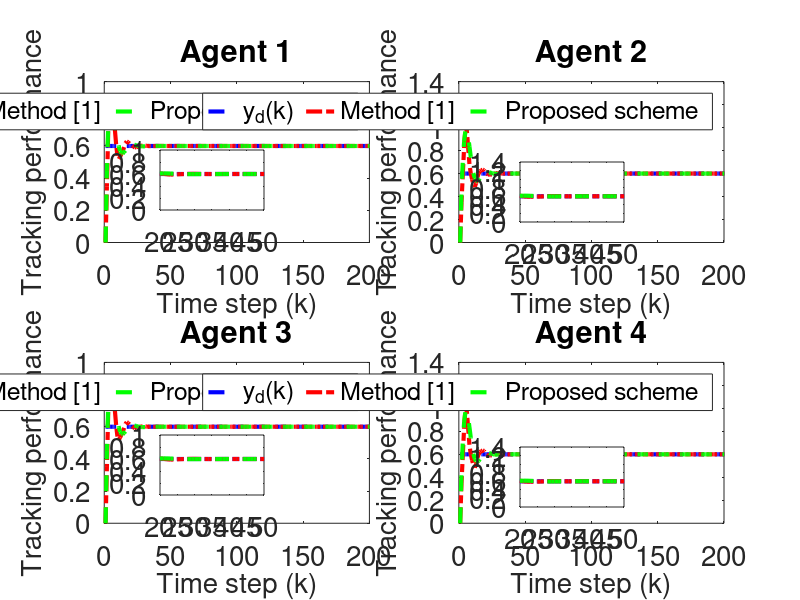

Write MATLAB code to recreate this figure.
clc; clear;

% Common Parameters
rho = 7.5;            % Gain for control response
eta = 1;              % Adaptive update speed
lamda = 350;          % Model-free parameter
mu = 0.005;           % Adaptive parameter
epsilon = 1e-5;       % Stability threshold
alpha = 15;           % Smoothing factor for error dynamics
T = 0.1;              % Sampling time
m = 200;              % Time steps
rT = 1024;            % Sample rate
font_size = 20;

% Method 1 (MFAC + SMC) Parameters
gamma1_m1 = 0.45;     % Control gains
gamma2_m1 = 0.25;
gamma3_m1 = 0.45;
gamma4_m1 = 0.25;
beta_m1 = 10;         % Sliding mode coefficient
sigma_m1 = 95;        % Sliding mode parameter
tau_m1 = 1e-5;        % Damping term
n_m1 = 600;           % Data size for Method 1
a_m1 = 0.5;           % Plant parameter
ff_gain_m1 = 0.45;    % Feedforward gain

% Method 2 (MFAC only) Parameters
gamma1_m2 = 0;        % Disable SMC
gamma2_m2 = 0;
gamma3_m2 = 0;
gamma4_m2 = 0;
n_m2 = 1024;          % Data size for Method 2
a_m2 = 0.71;           % Plant parameter
ff_gain_m2 = 0.35;     % Feedforward gain

% Nonlinearity coefficients (same for both methods)
nonlinearity1 = 0.02;
nonlinearity2 = 0.02;
nonlinearity3 = 0.02;
nonlinearity4 = 0.02;

% Initialization for both methods
phi1_m1 = zeros(m+1,1); phi2_m1 = zeros(m+1,1); phi3_m1 = zeros(m+1,1); phi4_m1 = zeros(m+1,1);
mfa1_m1 = zeros(m+1,1); mfa2_m1 = zeros(m+1,1); mfa3_m1 = zeros(m+1,1); mfa4_m1 = zeros(m+1,1);
sm1_m1 = zeros(m,1); sm2_m1 = zeros(m,1); sm3_m1 = zeros(m,1); sm4_m1 = zeros(m,1);
y1_m1 = zeros(m+1,1); y2_m1 = zeros(m+1,1); y3_m1 = zeros(m+1,1); y4_m1 = zeros(m+1,1);
u1_m1 = zeros(m,1); u2_m1 = zeros(m,1); u3_m1 = zeros(m,1); u4_m1 = zeros(m,1);
xi1_m1 = zeros(m,1); xi2_m1 = zeros(m,1); xi3_m1 = zeros(m,1); xi4_m1 = zeros(m,1);
s1_m1 = zeros(m,1); s2_m1 = zeros(m,1); s3_m1 = zeros(m,1); s4_m1 = zeros(m,1);

phi1_m2 = zeros(m+1,1); phi2_m2 = zeros(m+1,1); phi3_m2 = zeros(m+1,1); phi4_m2 = zeros(m+1,1);
mfa1_m2 = zeros(m+1,1); mfa2_m2 = zeros(m+1,1); mfa3_m2 = zeros(m+1,1); mfa4_m2 = zeros(m+1,1);
y1_m2 = zeros(m+1,1); y2_m2 = zeros(m+1,1); y3_m2 = zeros(m+1,1); y4_m2 = zeros(m+1,1);
u1_m2 = zeros(m,1); u2_m2 = zeros(m,1); u3_m2 = zeros(m,1); u4_m2 = zeros(m,1);
xi1_m2 = zeros(m,1); xi2_m2 = zeros(m,1); xi3_m2 = zeros(m,1); xi4_m2 = zeros(m,1);

yd = zeros(m+1,1);

% Desired signal (Reference trajectory)
for k = 1:m+1
    % yd(k) = 0.6 * sin(0.05 * pi * k) + 0.6 * cos(0.03 * pi * k);
    yd(k) = 0.6; % Time-invariant constant reference signalx
end

% Method 1 (MFAC + SMC) Simulation
for k = 1:m
    % Adaptive Gain update
    if k == 1
        phi1_m1(k) = 1; phi2_m1(k) = 1; phi3_m1(k) = 1; phi4_m1(k) = 1;
    elseif k == 2
        phi1_m1(k) = phi1_m1(k-1) + (eta * u1_m1(k-1) / (mu + u1_m1(k-1)^2)) * (y1_m1(k) - phi1_m1(k-1)*u1_m1(k-1));
        phi2_m1(k) = phi2_m1(k-1) + (eta * u2_m1(k-1) / (mu + u2_m1(k-1)^2)) * (y2_m1(k) - phi2_m1(k-1)*u2_m1(k-1));
        phi3_m1(k) = phi3_m1(k-1) + (eta * u3_m1(k-1) / (mu + u3_m1(k-1)^2)) * (y3_m1(k) - phi3_m1(k-1)*u3_m1(k-1));
        phi4_m1(k) = phi4_m1(k-1) + (eta * u4_m1(k-1) / (mu + u4_m1(k-1)^2)) * (y4_m1(k) - phi4_m1(k-1)*u4_m1(k-1));
    else
        phi1_m1(k) = phi1_m1(k-1) + (eta * (u1_m1(k-1) - u1_m1(k-2)) / (mu + (u1_m1(k-1) - u1_m1(k-2))^2)) * (y1_m1(k) - y1_m1(k-1) - phi1_m1(k-1) * (u1_m1(k-1) - u1_m1(k-2)));
        phi2_m1(k) = phi2_m1(k-1) + (eta * (u2_m1(k-1) - u2_m1(k-2)) / (mu + (u2_m1(k-1) - u2_m1(k-2))^2)) * (y2_m1(k) - y2_m1(k-1) - phi2_m1(k-1) * (u2_m1(k-1) - u2_m1(k-2)));
        phi3_m1(k) = phi3_m1(k-1) + (eta * (u3_m1(k-1) - u3_m1(k-2)) / (mu + (u3_m1(k-1) - u3_m1(k-2))^2)) * (y3_m1(k) - y3_m1(k-1) - phi3_m1(k-1) * (u3_m1(k-1) - u3_m1(k-2)));
        phi4_m1(k) = phi4_m1(k-1) + (eta * (u4_m1(k-1) - u4_m1(k-2)) / (mu + (u4_m1(k-1) - u4_m1(k-2))^2)) * (y4_m1(k) - y4_m1(k-1) - phi4_m1(k-1) * (u4_m1(k-1) - u4_m1(k-2)));
    end

    % Stability protection
    if k > 2 && (abs(phi1_m1(k)) <= epsilon || abs(u1_m1(k-1) - u1_m1(k-2)) <= epsilon || sign(phi1_m1(k)) ~= sign(phi1_m1(1)))
        phi1_m1(k) = phi1_m1(1);
    end
    if k > 2 && (abs(phi2_m1(k)) <= epsilon || abs(u2_m1(k-1) - u2_m1(k-2)) <= epsilon || sign(phi2_m1(k)) ~= sign(phi2_m1(1)))
        phi2_m1(k) = phi2_m1(1);
    end
    if k > 2 && (abs(phi3_m1(k)) <= epsilon || abs(u3_m1(k-1) - u3_m1(k-2)) <= epsilon || sign(phi3_m1(k)) ~= sign(phi3_m1(1)))
        phi3_m1(k) = phi3_m1(1);
    end
    if k > 2 && (abs(phi4_m1(k)) <= epsilon || abs(u4_m1(k-1) - u4_m1(k-2)) <= epsilon || sign(phi4_m1(k)) ~= sign(phi4_m1(1)))
        phi4_m1(k) = phi4_m1(1);
    end

    % Error dynamics
    xi1_m1(k) = yd(k) - 2*y1_m1(k) + y4_m1(k);
    xi2_m1(k) = y1_m1(k) - 2*y2_m1(k) + y3_m1(k);
    xi3_m1(k) = y2_m1(k) + yd(k) - 2*y3_m1(k);
    xi4_m1(k) = y1_m1(k) + y3_m1(k) - 2*y4_m1(k);

    % Sliding surfaces
    if k == 1
        s1_m1(k) = 0; s2_m1(k) = 0; s3_m1(k) = 0; s4_m1(k) = 0;
    else
        s1_m1(k) = alpha * xi1_m1(k) - xi1_m1(k-1);
        s2_m1(k) = alpha * xi2_m1(k) - xi2_m1(k-1);
        s3_m1(k) = alpha * xi3_m1(k) - xi3_m1(k-1);
        s4_m1(k) = alpha * xi4_m1(k) - xi4_m1(k-1);
    end

    % MFAC updates
    if k == 1
        mfa1_m1(k) = 0; mfa2_m1(k) = 0; mfa3_m1(k) = 0; mfa4_m1(k) = 0;
    else
        mfa1_m1(k) = mfa1_m1(k-1) + (rho * phi1_m1(k)) / (lamda + abs(phi1_m1(k)^2)) * xi1_m1(k);
        mfa2_m1(k) = mfa2_m1(k-1) + (rho * phi2_m1(k)) / (lamda + abs(phi2_m1(k)^2)) * xi2_m1(k);
        mfa3_m1(k) = mfa3_m1(k-1) + (rho * phi3_m1(k)) / (lamda + abs(phi3_m1(k)^2)) * xi3_m1(k);
        mfa4_m1(k) = mfa4_m1(k-1) + (rho * phi4_m1(k)) / (lamda + abs(phi4_m1(k)^2)) * xi4_m1(k);
    end

    % SMC updates
    if k == 1
        sm1_m1(k) = 0; sm2_m1(k) = 0; sm3_m1(k) = 0; sm4_m1(k) = 0;
    else
        sm1_m1(k) = sm1_m1(k-1) + (beta_m1 * phi1_m1(k)) / (sigma_m1 + (phi1_m1(k))^2) * ...
            ( (xi1_m1(k) + (y4_m1(k) - y4_m1(k-1)) + (yd(k+1) - yd(k))) / (1 + 1) ...
            - (xi1_m1(k)) / (alpha * 2) + tau_m1 * sign(s1_m1(k)) );
        sm2_m1(k) = sm2_m1(k-1) + (beta_m1 * phi2_m1(k)) / (sigma_m1 + (phi2_m1(k))^2) * ...
            ( (xi2_m1(k) + (y1_m1(k) - y1_m1(k-1)) + (y3_m1(k) - y3_m1(k-1))) / (1 + 1) ...
            - (xi2_m1(k)) / (alpha * 2) + tau_m1 * sign(s2_m1(k)) );
        sm3_m1(k) = sm3_m1(k-1) + (beta_m1 * phi3_m1(k)) / (sigma_m1 + (phi3_m1(k))^2) * ...
            ( (xi3_m1(k) + (y2_m1(k) - y2_m1(k-1)) + (yd(k+1) - yd(k))) / (1 + 1) ...
            - (xi3_m1(k)) / (alpha * 2) + tau_m1 * sign(s3_m1(k)) );
        sm4_m1(k) = sm4_m1(k-1) + (beta_m1 * phi4_m1(k)) / (sigma_m1 + (phi4_m1(k))^2) * ...
            ( (xi4_m1(k) + (y1_m1(k) - y1_m1(k-1)) + (y3_m1(k) - y3_m1(k-1))) / (1 + 1) ...
            - (xi4_m1(k)) / (alpha * 2) + tau_m1 * sign(s4_m1(k)) );
    end

    % Control signal
    if k == 1
        u1_m1(k) = 0; u2_m1(k) = 0; u3_m1(k) = 0; u4_m1(k) = 0;
    else
        u1_m1(k) = mfa1_m1(k) + gamma1_m1 * sm1_m1(k);
        u2_m1(k) = mfa2_m1(k) + gamma2_m1 * sm2_m1(k);
        u3_m1(k) = mfa3_m1(k) + gamma3_m1 * sm3_m1(k);
        u4_m1(k) = mfa4_m1(k) + gamma4_m1 * sm4_m1(k);
    end
    if k == 1
        y1_m1(k) = 0; y2_m1(k) = 0; y3_m1(k) = 0; y4_m1(k) = 0;
    end

    % Plant model update
    b1_m1 = 1.2 * n_m1 / (rT * 0.2);
    b2_m1 = 1.15 * n_m1 / (rT * 0.2);
    b3_m1 = 1.2 * n_m1 / (rT * 0.2);
    b4_m1 = 1.15 * n_m1 / (rT * 0.2);
    y1_m1(k+1) = a_m1 * y1_m1(k) + b1_m1 * u1_m1(k) - nonlinearity1 * y1_m1(k)^3 + ff_gain_m1;
    y2_m1(k+1) = a_m1 * y2_m1(k) + b2_m1 * u2_m1(k) - nonlinearity2 * y2_m1(k)^2 + ff_gain_m1;
    y3_m1(k+1) = a_m1 * y3_m1(k) + b3_m1 * u3_m1(k) - nonlinearity3 * y3_m1(k)^3 + ff_gain_m1;
    y4_m1(k+1) = a_m1 * y4_m1(k) + b4_m1 * u4_m1(k) - nonlinearity4 * y4_m1(k)^2 + ff_gain_m1;
end

% Method 2 (MFAC only) Simulation
for k = 1:m
    % Adaptive Gain update
    if k == 1
        phi1_m2(k) = 3.0; phi2_m2(k) = 3.0; phi3_m2(k) = 3.0; phi4_m2(k) = 3.0;
    elseif k == 2
        phi1_m2(k) = phi1_m2(k-1) + (eta * u1_m2(k-1) / (mu + u1_m2(k-1)^2)) * (y1_m2(k) - phi1_m2(k-1)*u1_m2(k-1));
        phi2_m2(k) = phi2_m2(k-1) + (eta * u2_m2(k-1) / (mu + u2_m2(k-1)^2)) * (y2_m2(k) - phi2_m2(k-1)*u2_m2(k-1));
        phi3_m2(k) = phi3_m2(k-1) + (eta * u3_m2(k-1) / (mu + u3_m2(k-1)^2)) * (y3_m2(k) - phi3_m2(k-1)*u3_m2(k-1));
        phi4_m2(k) = phi4_m2(k-1) + (eta * u4_m2(k-1) / (mu + u4_m2(k-1)^2)) * (y4_m2(k) - phi4_m2(k-1)*u4_m2(k-1));
    else
        phi1_m2(k) = phi1_m2(k-1) + (eta * (u1_m2(k-1) - u1_m2(k-2)) / (mu + (u1_m2(k-1) - u1_m2(k-2))^2)) * (y1_m2(k) - y1_m2(k-1) - phi1_m2(k-1) * (u1_m2(k-1) - u1_m2(k-2)));
        phi2_m2(k) = phi2_m2(k-1) + (eta * (u2_m2(k-1) - u2_m2(k-2)) / (mu + (u2_m2(k-1) - u2_m2(k-2))^2)) * (y2_m2(k) - y2_m2(k-1) - phi2_m2(k-1) * (u2_m2(k-1) - u2_m2(k-2)));
        phi3_m2(k) = phi3_m2(k-1) + (eta * (u3_m2(k-1) - u3_m2(k-2)) / (mu + (u3_m2(k-1) - u3_m2(k-2))^2)) * (y3_m2(k) - y3_m2(k-1) - phi3_m2(k-1) * (u3_m2(k-1) - u3_m2(k-2)));
        phi4_m2(k) = phi4_m2(k-1) + (eta * (u4_m2(k-1) - u4_m2(k-2)) / (mu + (u4_m2(k-1) - u4_m2(k-2))^2)) * (y4_m2(k) - y4_m2(k-1) - phi4_m2(k-1) * (u4_m2(k-1) - u4_m2(k-2)));
    end

    % Stability protection
    if k > 2 && (abs(phi1_m2(k)) <= epsilon || abs(u1_m2(k-1) - u1_m2(k-2)) <= epsilon || sign(phi1_m2(k)) ~= sign(phi1_m2(1)))
        phi1_m2(k) = phi1_m2(1);
    end
    if k > 2 && (abs(phi2_m2(k)) <= epsilon || abs(u2_m2(k-1) - u2_m2(k-2)) <= epsilon || sign(phi2_m2(k)) ~= sign(phi2_m2(1)))
        phi2_m2(k) = phi2_m2(1);
    end
    if k > 2 && (abs(phi3_m2(k)) <= epsilon || abs(u3_m2(k-1) - u3_m2(k-2)) <= epsilon || sign(phi3_m2(k)) ~= sign(phi3_m2(1)))
        phi3_m2(k) = phi3_m2(1);
    end
    if k > 2 && (abs(phi4_m2(k)) <= epsilon || abs(u4_m2(k-1) - u4_m2(k-2)) <= epsilon || sign(phi4_m2(k)) ~= sign(phi4_m2(1)))
        phi4_m2(k) = phi4_m2(1);
    end

    % Error dynamics
    xi1_m2(k) = yd(k) - 2*y1_m2(k) + y4_m2(k);
    xi2_m2(k) = y1_m2(k) - 2*y2_m2(k) + y3_m2(k);
    xi3_m2(k) = y2_m2(k) + yd(k) - 2*y3_m2(k);
    xi4_m2(k) = y1_m2(k) + y3_m2(k) - 2*y4_m2(k);

    % MFAC updates
    if k == 1
        mfa1_m2(k) = 0; mfa2_m2(k) = 0; mfa3_m2(k) = 0; mfa4_m2(k) = 0;
    else
        mfa1_m2(k) = mfa1_m2(k-1) + (rho * phi1_m2(k)) / (lamda + abs(phi1_m2(k)^2)) * xi1_m2(k);
        mfa2_m2(k) = mfa2_m2(k-1) + (rho * phi2_m2(k)) / (lamda + abs(phi2_m2(k)^2)) * xi2_m2(k);
        mfa3_m2(k) = mfa3_m2(k-1) + (rho * phi3_m2(k)) / (lamda + abs(phi3_m2(k)^2)) * xi3_m2(k);
        mfa4_m2(k) = mfa4_m2(k-1) + (rho * phi4_m2(k)) / (lamda + abs(phi4_m2(k)^2)) * xi4_m2(k);
    end

    % Control signal
    if k == 1
        u1_m2(k) = 0; u2_m2(k) = 0; u3_m2(k) = 0; u4_m2(k) = 0;
    else
        u1_m2(k) = mfa1_m2(k);
        u2_m2(k) = mfa2_m2(k);
        u3_m2(k) = mfa3_m2(k);
        u4_m2(k) = mfa4_m2(k);
    end
    if k == 1
        y1_m2(k) = 0; y2_m2(k) = 0; y3_m2(k) = 0; y4_m2(k) = 0;
    end

    % Plant model update
    b1_m2 = 1.2 * n_m2 / (rT * 0.2);
    b2_m2 = 1.15 * n_m2 / (rT * 0.2);
    b3_m2 = 1.2 * n_m2 / (rT * 0.2);
    b4_m2 = 1.15 * n_m2 / (rT * 0.2);
    y1_m2(k+1) = a_m2 * y1_m2(k) + b1_m2 * u1_m2(k) - nonlinearity1 * y1_m2(k)^3 + ff_gain_m2;
    y2_m2(k+1) = a_m2 * y2_m2(k) + b2_m2 * u2_m2(k) - nonlinearity2 * y2_m2(k)^2 + ff_gain_m2;
    y3_m2(k+1) = a_m2 * y3_m2(k) + b3_m2 * u3_m2(k) - nonlinearity3 * y3_m2(k)^3 + ff_gain_m2;
    y4_m2(k+1) = a_m2 * y4_m2(k) + b4_m2 * u4_m2(k) - nonlinearity4 * y4_m2(k)^2 + ff_gain_m2;
end

% Calculate MSE for both methods
mse_xi1_m1 = mean(xi1_m1.^2); mse_xi2_m1 = mean(xi2_m1.^2);
mse_xi3_m1 = mean(xi3_m1.^2); mse_xi4_m1 = mean(xi4_m1.^2);
mse_xi1_m2 = mean(xi1_m2.^2); mse_xi2_m2 = mean(xi2_m2.^2);
mse_xi3_m2 = mean(xi3_m2.^2); mse_xi4_m2 = mean(xi4_m2.^2);

% Print MSE values
fprintf('Method 1 (MFAC + SMC) MSE:\n');
fprintf('xi1: %.10e\n', mse_xi1_m1);
fprintf('xi2: %.10e\n', mse_xi2_m1);
fprintf('xi3: %.10e\n', mse_xi3_m1);
fprintf('xi4: %.10e\n\n', mse_xi4_m1);
fprintf('Method 2 (MFAC only) MSE:\n');
fprintf('xi1: %.10e\n', mse_xi1_m2);
fprintf('xi2: %.10e\n', mse_xi2_m2);
fprintf('xi3: %.10e\n', mse_xi3_m2);
fprintf('xi4: %.10e\n\n', mse_xi4_m2);

% Time vector
t = 1:m+1; t_err = 1:m;

% Plot outputs (y1, y2, y3, y4) for both methods
figure('Position', [100, 100, 1450, 800]);
% zoom_x_start = 90.2; % Start of zoomed x-range
% zoom_x_end = 96.5; % End of zoomed x-range

zoom_x_start = 20; % Start of zoomed x-range
zoom_x_end = 50; % End of zoomed x-range
for i = 1:4
    subplot(2, 2, i);
    plot(t, yd, '--b', 'LineWidth', 3); hold on;
    if i == 1
        plot(t, y1_m2, '-.r', 'LineWidth', 3);
        plot(t, y1_m1, '--g', 'LineWidth', 3);
        
        title('Agent 1'); grid off;
        legend('y_d(k)',  'Method [1]','Proposed scheme','orientation', 'horizontal');
        set(gca, 'FontSize', font_size);
        xlim([0 m]); % X-axis starts from 0
        % ylim([-1.5 4]); % Y-axis limits for Agent 1
        ylabel('Tracking performance', 'FontSize', font_size);
        xlabel('Time step (k)', 'FontSize', font_size);


        axes('Position', [0.20,0.65,0.13,0.10]);
        box on; hold on;
        plot(t, yd, '-.b', 'LineWidth', 3)
        plot(t, y1_m2, '-.r', 'LineWidth', 3);
        plot(t, y1_m1, '--g', 'LineWidth', 3);
        xlim([zoom_x_start zoom_x_end]);
        % yticks([-0.4,0,0.2]);
        set(gca, 'FontSize', font_size);

        
        
    elseif i == 2
        plot(t, y2_m2, '-.r', 'LineWidth', 3);
        plot(t, y2_m1, '--g', 'LineWidth', 3);


        title('Agent 2'); grid off;
        legend('y_d(k)',  'Method [1]','Proposed scheme','orientation', 'horizontal');
        set(gca, 'FontSize', font_size);
        xlim([0 m]); % X-axis starts from 0
        % ylim([-1.5 4]); % Y-axis limits for Agent 1
        ylabel('Tracking performance', 'FontSize', font_size);
        xlabel('Time step (k)', 'FontSize', font_size);

        axes('Position', [0.65,0.63,0.13,0.10]);
        box on; hold on;
        plot(t, yd, '-.b', 'LineWidth', 3)
        plot(t, y2_m2, '-.r', 'LineWidth', 3);
        plot(t, y2_m1, '--g', 'LineWidth', 3);
        xlim([zoom_x_start zoom_x_end]);
        % yticks([-0.4,0,0.2]);
        set(gca, 'FontSize', font_size);
    elseif i == 3
        plot(t, y3_m2, '-.r', 'LineWidth', 3);
        plot(t, y3_m1, '--g', 'LineWidth', 3);

        title('Agent 3'); grid off;
        legend('y_d(k)',  'Method [1]','Proposed scheme','orientation', 'horizontal');
        set(gca, 'FontSize', font_size);
        xlim([0 m]); % X-axis starts from 0
        % ylim([-1.5 4]); % Y-axis limits for Agent 1
        ylabel('Tracking performance', 'FontSize', font_size);
        xlabel('Time step (k)', 'FontSize', font_size);

        axes('Position', [0.20,0.175,0.13,0.10]);
        box on; hold on;
        plot(t, yd, '-.b', 'LineWidth', 3)
        plot(t, y3_m2, '-.r', 'LineWidth', 3);
        plot(t, y3_m1, '--g', 'LineWidth', 3);
        xlim([zoom_x_start zoom_x_end]);
        % yticks([-0.4,0,0.2]);
        set(gca, 'FontSize', font_size);
    else
        plot(t, y4_m2, '-.r', 'LineWidth', 3);
        plot(t, y4_m1, '--g', 'LineWidth', 3);

        title('Agent 4'); grid off;
        legend('y_d(k)',  'Method [1]','Proposed scheme','orientation', 'horizontal');
        set(gca, 'FontSize', font_size);
        xlim([0 m]); % X-axis starts from 0
        % ylim([-1.5 4]); % Y-axis limits for Agent 1
        ylabel('Tracking performance', 'FontSize', font_size);
        xlabel('Time step (k)', 'FontSize', font_size);

        axes('Position', [0.65,0.155,0.13,0.10]);
        box on; hold on;
        plot(t, yd, '-.b', 'LineWidth', 3)
        plot(t, y4_m2, '-.r', 'LineWidth', 3);
        plot(t, y4_m1, '--g', 'LineWidth', 3);
        xlim([zoom_x_start zoom_x_end]);
        % yticks([-0.4,0,0.2]);
        set(gca, 'FontSize', font_size);
    end
    % grid off;
    % legend('y_d(k)',  'y (MFAC only)','y (MFAC + SMC)', 'Orientation', 'horizontal');
    % set(gca, 'FontSize', font_size);

end

% Plot error dynamics (xi1, xi2, xi3, xi4) for both methods
% figure('Position', [100, 100, 1500, 750]);
% for i = 1:4
%     subplot(2, 2, i);
%     if i == 1
%         plot(t_err, xi1_m1, '-.g', 'LineWidth', 2.5); hold on;
%         plot(t_err, xi1_m2, '-b', 'LineWidth', 2.5);
%         title('Error Dynamics \xi_1(k)');
%     elseif i == 2
%         plot(t_err, xi2_m1, '-.g', 'LineWidth', 2.5); hold on;
%         plot(t_err, xi2_m2, '-b', 'LineWidth', 2.5);
%         title('Error Dynamics \xi_2(k)');
%     elseif i == 3
%         plot(t_err, xi3_m1, '-.g', 'LineWidth', 2.5); hold on;
%         plot(t_err, xi3_m2, '-b', 'LineWidth', 2.5);
%         title('Error Dynamics \xi_3(k)');
%     else
%         plot(t_err, xi4_m1, '-.g', 'LineWidth', 2.5); hold on;
%         plot(t_err, xi4_m2, '-b', 'LineWidth', 2.5);
%         title('Error Dynamics \xi_4(k)');
%     end
%     grid off;
%     legend('\xi (MFAC + SMC)', '\xi (MFAC only)', 'Orientation', 'horizontal');
%     set(gca, 'FontSize', font_size);
%     xlim([0 m]);
%     ylim([-2 5]);
% end